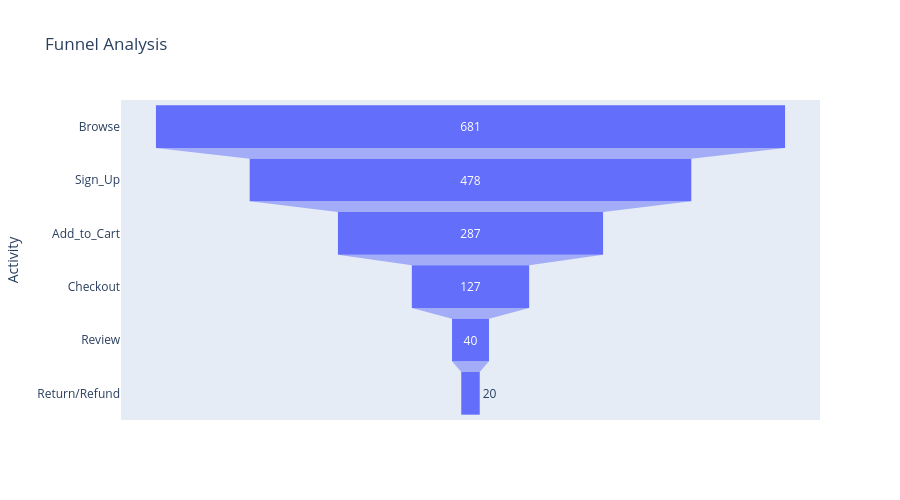

Notebook source saved alongside this figure:
### Code cell
fig = px.funnel(data_frame=funnel, y='Activity', x='count',
                title='Funnel Analysis', height=500,hover_data='Per_Conversion')
fig.show()

### Figure 1 — Plotly figure (JSON) as saved in the notebook; plotly's stock layout.template omitted (floating-point values rounded to 4 significant figures)
{"data": [{"customdata": [["0.0%"], ["70.19%"], ["60.04%"], ["44.25%"], ["31.5%"], ["15.75%"]], "hovertemplate": "count=%{x}<br>Activity=%{y}<br>Per_Conversion=%{customdata[0]}<extra></extra>", "legendgroup": "", "marker": {"color": "#636efa"}, "name": "", "orientation": "h", "showlegend": false, "type": "funnel", "x": [681, 478, 287, 127, 40, 20], "xaxis": "x", "y": ["Browse", "Sign_Up", "Add_to_Cart", "Checkout", "Review", "Return/Refund"], "yaxis": "y"}], "layout": {"height": 500, "legend": {"tracegroupgap": 0}, "title": {"text": "Funnel Analysis"}, "xaxis": {"anchor": "y", "domain": [0, 1], "title": {"text": "count"}}, "yaxis": {"anchor": "x", "domain": [0, 1], "title": {"text": "Activity"}}}}
